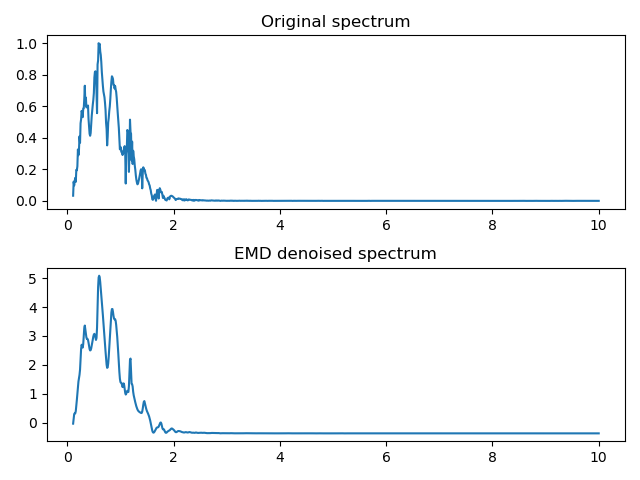

Source code (Python):
# -*- coding: utf-8 -*-
"""
@author: Qin
@file: DataAnalysisScript1.py
@time: 2021/12/29 14:39
"""
import os

import numpy as np
from matplotlib import pyplot as plt

from PyEMD import EMD
from data_analysis_python.FileDataUtil import readOriginalData
from data_analysis_python.FrequencyAnalysisUtil import toNumpyArray, convertToFrequency

def emdDenoise(xFreq):
    """
        Empirical mode decomposition (EMD) is employed to remove the noise and extract the trend of the signal.

        js: The cut-off mode, those IMFs less than the js th order are discarded.

        Essentially, the denoising capability of the EMD is achieved by reconstruction from the last M IMFs and the residue.
    """
    # Normalization process
    xFreq = normalization(xFreq)

    # Make EMD decomposition
    emd = EMD()
    imfs = emd.emd(xFreq)

    # Find the cut-off mode of IMFs
    js = cutoffMode_CMSE(imfs)

    # Reconstruction process
    processedXFreq = sum(imf for imf in imfs[js:, :])

    return processedXFreq

def consecutiveMSE(imf):
    """
    Calculate the consecutive mean square error (CMSE).
    This quantity measures the squared Euclidean distance between two consecutive reconstructions of the signal.
    The CMSE is reduced to the energy of the k th IMF.
    """
    L = len(imf)
    CMSE = sum([i ** 2 for i in imf]) / L
    return CMSE

def cutoffMode_CMSE(imfs):
    """
        N: The number of intrinsic mode functions(IMFs).
    """
    N = imfs.shape[0] - 1
    CMSEs = np.zeros(N - 1)

    for ji in range(N-1):
        CMSEs[ji] = consecutiveMSE(imfs[ji, :])

    CMSEs = CMSEs.tolist()
    js = CMSEs.index(min(CMSEs))

    return js

def normalization(x):
    """
    Normalization process.
    """
    return (x - np.mean(x)) / np.std(x)

if __name__ == '__main__':
    dataPath = "data"
    dataFiles = os.listdir(dataPath)

    for dataFile in dataFiles:
        dataName, dataExt = os.path.splitext(dataFile)
        if dataExt == ".xls":
            t, x = toNumpyArray(readOriginalData(dataFile, dataPath))
            xAve = np.mean(x, axis=0)
            freq, XFreq = toNumpyArray(convertToFrequency(t.tolist(), xAve.tolist(), 0.1, 10, isInDb=False))
            # Process data here.
            processedXFreq = emdDenoise(XFreq)
            # Plot.
            plt.figure(dataFile)
            plt.subplot(211)
            plt.plot(freq, XFreq)
            plt.title("Original spectrum")
            plt.subplot(212)
            plt.plot(freq, processedXFreq)
            plt.title("EMD denoised spectrum")
            plt.tight_layout()

    plt.show()
